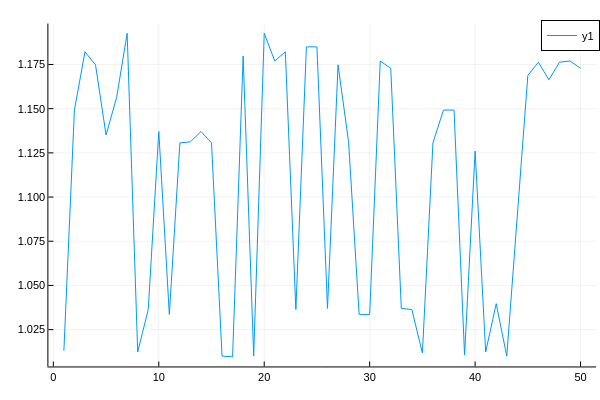

Notebook source saved alongside this figure:
### Code cell
plot(v_tot)

### Figure 1 — Plotly figure (JSON) as saved in the notebook; plotly's stock layout.template omitted (floating-point values rounded to 4 significant figures)
{"data": [{"colorbar": {"len": 0.9525, "title": "", "x": 0.9934, "y": 0.5139}, "legendgroup": "y1", "line": {"color": "rgba(0, 154, 250, 1.000)", "dash": "solid", "shape": "linear", "width": 1}, "mode": "lines", "name": "y1", "showlegend": true, "type": "scatter", "x": [1, 2, 3, 4, 5, 6, 7, 8, 9, 10, 11, 12, 13, 14, 15, 16, 17, 18, 19, 20, 21, 22, 23, 24, 25, 26, 27, 28, 29, 30, 31, 32, 33, 34, 35, 36, 37, 38, 39, 40, 41, 42, 43, 44, 45, 46, 47, 48, 49, 50], "xaxis": "x", "y": [1.013, 1.149, 1.182, 1.175, 1.135, 1.156, 1.193, 1.012, 1.036, 1.137, 1.034, 1.131, 1.131, 1.137, 1.131, 1.01, 1.01, 1.18, 1.01, 1.193, 1.177, 1.182, 1.036, 1.185, 1.185, 1.037, 1.175, 1.131, 1.034, 1.034, 1.177, 1.173, 1.037, 1.036, 1.012, 1.131, 1.149, 1.149, 1.011, 1.126, 1.012, 1.04, 1.01, 1.088, 1.169, 1.176, 1.166, 1.176, 1.177, 1.173], "yaxis": "y"}], "layout": {"annotations": [], "height": 400, "legend": {"bgcolor": "rgba(255, 255, 255, 1.000)", "bordercolor": "rgba(0, 0, 0, 1.000)", "borderwidth": 1, "font": {"color": "rgba(0, 0, 0, 1.000)", "family": "sans-serif", "size": 11}, "title": {"font": {"color": "rgba(0, 0, 0, 1.000)", "family": "sans-serif", "size": 15}, "text": ""}, "tracegroupgap": 0, "traceorder": "normal", "x": 1, "xanchor": "auto", "y": 1, "yanchor": "auto"}, "margin": {"b": 20, "l": 0, "r": 0, "t": 20}, "paper_bgcolor": "rgba(255, 255, 255, 1.000)", "plot_bgcolor": "rgba(255, 255, 255, 1.000)", "showlegend": true, "width": 600, "xaxis": {"anchor": "y", "domain": [0.08064, 0.9934], "gridcolor": "rgba(0, 0, 0, 0.100)", "gridwidth": 0.5, "linecolor": "rgba(0, 0, 0, 1.000)", "mirror": false, "range": [-0.47, 51.47], "showgrid": true, "showline": true, "showticklabels": true, "tickangle": 0, "tickcolor": "rgb(0, 0, 0)", "tickfont": {"color": "rgba(0, 0, 0, 1.000)", "family": "sans-serif", "size": 11}, "tickmode": "array", "ticks": "inside", "ticktext": ["0", "10", "20", "30", "40", "50"], "tickvals": [0, 10, 20, 30, 40, 50], "title": "", "titlefont": {"color": "rgba(0, 0, 0, 1.000)", "family": "sans-serif", "size": 15}, "type": "-", "visible": true, "zeroline": false, "zerolinecolor": "rgba(0, 0, 0, 1.000)"}, "yaxis": {"anchor": "x", "domain": [0.03762, 0.9902], "gridcolor": "rgba(0, 0, 0, 0.100)", "gridwidth": 0.5, "linecolor": "rgba(0, 0, 0, 1.000)", "mirror": false, "range": [1.004, 1.198], "showgrid": true, "showline": true, "showticklabels": true, "tickangle": 0, "tickcolor": "rgb(0, 0, 0)", "tickfont": {"color": "rgba(0, 0, 0, 1.000)", "family": "sans-serif", "size": 11}, "tickmode": "array", "ticks": "inside", "ticktext": ["1.025", "1.050", "1.075", "1.100", "1.125", "1.150", "1.175"], "tickvals": [1.025, 1.05, 1.075, 1.1, 1.125, 1.15, 1.175], "title": "", "titlefont": {"color": "rgba(0, 0, 0, 1.000)", "family": "sans-serif", "size": 15}, "type": "-", "visible": true, "zeroline": false, "zerolinecolor": "rgba(0, 0, 0, 1.000)"}}}
